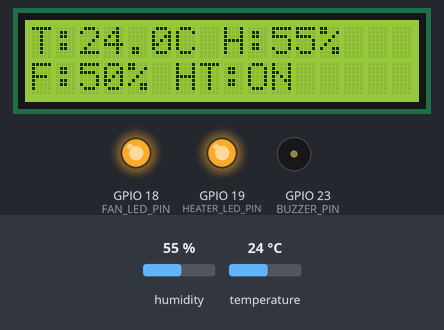
A sketch run on a simulated ESP32. Shown: 16×2 character LCD, output pins drawn as LEDs (lit = HIGH), buzzer (waves = sounding, pin HIGH). The test bench sets the inputs (shaded band); at power-on: humidity 55 %, temperature 24 °C. WiFi joins after 1.5 s; servers stay silent unless stated; uploads are accepted with an empty reply; what the sketch prints to the serial monitor is not drawn.

Above: at 5.8 s.
5.9 s: humidity set to 68 %
At 9.0 s:
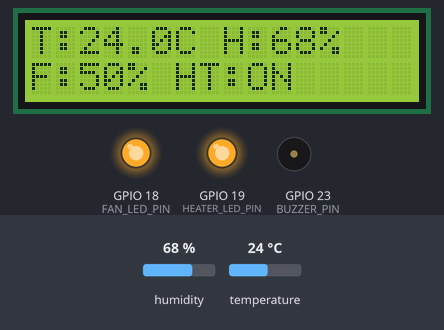
10.7 s: humidity set to 71 %
At 13.3 s:
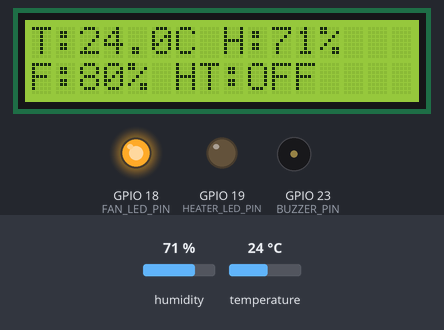
15.5 s: humidity set to 74 %
At 17.6 s:
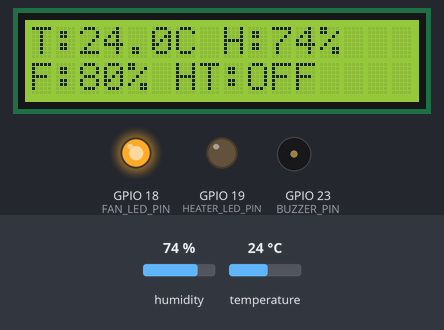
20.3 s: humidity set to 77 %
At 21.8 s:
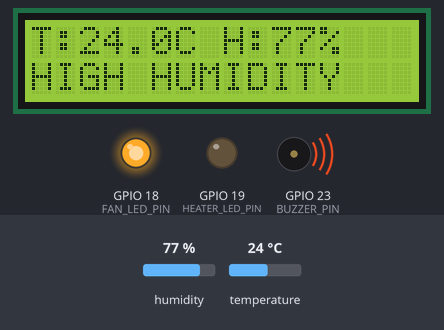
25.1 s: temperature set to 12 °C
At 27.7 s:
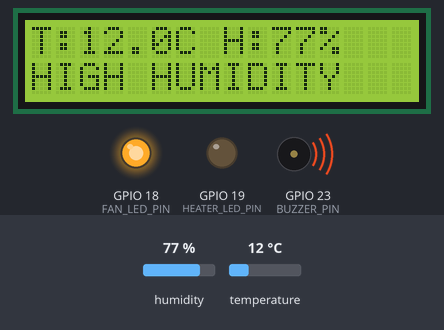
Timing chart, 0 to 29.2 s (numbered marks = the images above; inputs shaded):
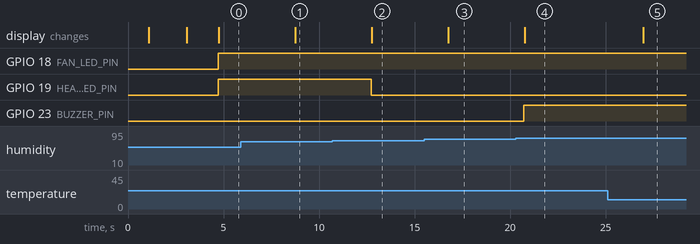

Measured:
- the behaviour switches between 69 and 70 % on humidity (found by bisection; images 1 and 2)
- the behaviour switches between 75 and 76 % on humidity (found by bisection; images 3 and 4)
- after the input at 5.9 s, the display: changes after 2.9 s (image 1)
- after the input at 10.7 s, GPIO 19 (HEATER_LED_PIN): HIGH → LOW after 2.0 s; the display: changes after 2.1 s (image 2)
- after the input at 15.5 s, the display: changes after 1.3 s (image 3)
- after the input at 20.3 s, GPIO 23 (BUZZER_PIN): LOW → HIGH after 0.42 s; the display: changes after 0.46 s (image 4)
- after the input at 25.1 s, the display: changes after 1.9 s (image 5)

The sketch:

surjaroma.ino
```cpp
#include <WiFi.h>
#include <HTTPClient.h>
#include <Wire.h>
#include <LiquidCrystal_I2C.h>
#include "DHT.h"

// =====================================================
// WIFI
// =====================================================

const char* WIFI_SSID = "WaiFaai";
const char* WIFI_PASSWORD = "Vedant@2006";

const char* SERVER_BASE_URL = "http://10.194.48.47:5000";

// =====================================================
// DEVICE
// =====================================================

const char* DEVICE_ID = "SURYAROMA-001";

String batchId = "BATCH-001";

// =====================================================
// DHT11
// =====================================================

#define DHT_PIN 4
#define DHT_TYPE DHT11

DHT dht(DHT_PIN, DHT_TYPE);

// =====================================================
// OUTPUT PINS
// =====================================================

#define FAN_LED_PIN 18
#define HEATER_LED_PIN 19
#define BUZZER_PIN 23

// =====================================================
// LCD
// =====================================================

LiquidCrystal_I2C lcd(0x27, 16, 2);

// =====================================================
// SENSOR VALUES
// =====================================================

float temperature = 0.0;
float humidity = 0.0;

int fanSpeed = 0;
bool heaterStatus = false;

// =====================================================
// SYSTEM STATUS
// =====================================================

String systemMode = "AUTO";

bool highTemperatureAlert = false;
bool highHumidityAlert = false;

// =====================================================
// FORCE SHUTDOWN
// =====================================================

bool forceShutdown = false;
bool buzzerState = false;
unsigned long lastBuzzerToggle = 0;
const unsigned long BUZZER_INTERVAL = 1000;

// =====================================================
// TIMERS
// =====================================================

unsigned long lastSensorRead = 0;
unsigned long lastServerSend = 0;
unsigned long lastCommandCheck = 0;

const unsigned long SENSOR_INTERVAL = 2000;
const unsigned long SEND_INTERVAL = 5000;
const unsigned long COMMAND_INTERVAL = 3000;


// =====================================================
// WIFI CONNECTION
// =====================================================

void connectWiFi() {

  Serial.println();
  Serial.println("Connecting to WiFi...");

  WiFi.mode(WIFI_STA);
  WiFi.disconnect(true);
  delay(100);

  WiFi.begin(WIFI_SSID, WIFI_PASSWORD);

  int attempts = 0;

  while (WiFi.status() != WL_CONNECTED && attempts < 30) {
    delay(500);
    Serial.print(".");
    attempts++;
  }

  Serial.println();

  if (WiFi.status() == WL_CONNECTED) {
    Serial.println("WiFi connected!");
    Serial.print("ESP32 IP: ");
    Serial.println(WiFi.localIP());
  } else {
    Serial.println("WiFi connection failed.");
    Serial.print("WiFi status: ");
    Serial.println(WiFi.status());
  }
}


// =====================================================
// LCD STARTUP
// =====================================================

void initializeLCD() {

  lcd.init();
  lcd.backlight();
  lcd.clear();

  lcd.setCursor(0, 0);
  lcd.print("IcyDry");

  lcd.setCursor(0, 1);
  lcd.print("Starting...");

  delay(2000);
  lcd.clear();
}


// =====================================================
// READ DHT11
// =====================================================

bool readSensors() {

  float newHumidity = dht.readHumidity();
  float newTemperature = dht.readTemperature();

  if (isnan(newHumidity) || isnan(newTemperature)) {

    Serial.println("DHT11 ERROR");

    lcd.clear();
    lcd.setCursor(0, 0);
    lcd.print("DHT11 ERROR");
    lcd.setCursor(0, 1);
    lcd.print("Check wiring");

    return false;
  }

  humidity = newHumidity;
  temperature = newTemperature;

  return true;
}


// =====================================================
// AUTOMATIC CONTROL
// =====================================================

void automaticControl() {

  highTemperatureAlert = false;
  highHumidityAlert = false;

  // Skip normal control if force shutdown is active
  if (forceShutdown) {
    return;
  }

  if (temperature > 50.0) {
    highTemperatureAlert = true;
    digitalWrite(BUZZER_PIN, HIGH);
  }

  if (humidity > 75.0) {
    highHumidityAlert = true;
    digitalWrite(BUZZER_PIN, HIGH);
  }

  if (temperature <= 50.0 && humidity <= 75.0) {
    digitalWrite(BUZZER_PIN, LOW);
  }

  if (temperature >= 50.0) {
    heaterStatus = false;
    digitalWrite(HEATER_LED_PIN, LOW);
    fanSpeed = 100;
    digitalWrite(FAN_LED_PIN, HIGH);
    Serial.println("!!! HIGH TEMPERATURE !!!");
  }
  else if (humidity >= 70.0) {
    fanSpeed = 80;
    digitalWrite(FAN_LED_PIN, HIGH);
    heaterStatus = false;
    digitalWrite(HEATER_LED_PIN, LOW);
    Serial.println("!!! HIGH HUMIDITY !!!");
  }
  else {
    if (temperature < 35.0) {
      heaterStatus = true;
      digitalWrite(HEATER_LED_PIN, HIGH);
      fanSpeed = 50;
      digitalWrite(FAN_LED_PIN, HIGH);
    }
    else if (temperature < 45.0) {
      heaterStatus = true;
      digitalWrite(HEATER_LED_PIN, HIGH);
      fanSpeed = 70;
      digitalWrite(FAN_LED_PIN, HIGH);
    }
    else {
      heaterStatus = false;
      digitalWrite(HEATER_LED_PIN, LOW);
      fanSpeed = 80;
      digitalWrite(FAN_LED_PIN, HIGH);
    }
  }
}


// =====================================================
// UPDATE LCD
// =====================================================

void updateLCD() {

  lcd.clear();

  if (forceShutdown) {
    lcd.setCursor(0, 0);
    lcd.print("!! FORCE SHUT !!");
    lcd.setCursor(0, 1);
    lcd.print("Shutdown Active!");
    return;
  }

  lcd.setCursor(0, 0);
  lcd.print("T:");
  lcd.print(temperature, 1);
  lcd.print("C ");
  lcd.print("H:");
  lcd.print(humidity, 0);
  lcd.print("%");

  lcd.setCursor(0, 1);

  if (highTemperatureAlert) {
    lcd.print("HIGH TEMP!");
  }
  else if (highHumidityAlert) {
    lcd.print("HIGH HUMIDITY");
  }
  else {
    lcd.print("F:");
    lcd.print(fanSpeed);
    lcd.print("% ");
    if (heaterStatus) {
      lcd.print("HT:ON");
    } else {
      lcd.print("HT:OFF");
    }
  }
}


// =====================================================
// SEND SENSOR DATA TO NODE SERVER
// =====================================================

void sendSensorData() {

  if (WiFi.status() != WL_CONNECTED) {
    Serial.println("WiFi disconnected.");
    connectWiFi();
    return;
  }

  HTTPClient http;

  String url = String(SERVER_BASE_URL) + "/api/sensors";
  http.begin(url);
  http.addHeader("Content-Type", "application/json");

  String json = "{";
  json += "\"deviceId\":\"";
  json += DEVICE_ID;
  json += "\",";
  json += "\"batchId\":\"";
  json += batchId;
  json += "\",";
  json += "\"temperature\":";
  json += String(temperature, 2);
  json += ",";
  json += "\"humidity\":";
  json += String(humidity, 2);
  json += ",";
  json += "\"fanSpeed\":";
  json += String(fanSpeed);
  json += ",";
  json += "\"heaterStatus\":";
  json += heaterStatus ? "true" : "false";
  json += ",";
  json += "\"systemMode\":\"";
  json += systemMode;
  json += "\"";
  json += "}";

  Serial.println();
  Serial.println("Sending sensor data:");
  Serial.println(json);

  int responseCode = http.POST(json);

  Serial.print("HTTP Response: ");
  Serial.println(responseCode);

  if (responseCode > 0) {
    String response = http.getString();
    Serial.println("Server response:");
    Serial.println(response);
  } else {
    Serial.print("HTTP Error: ");
    Serial.println(http.errorToString(responseCode));
  }

  http.end();
}


// =====================================================
// CHECK SERVER COMMANDS
// =====================================================

void checkServerCommands() {

  if (WiFi.status() != WL_CONNECTED) {
    return;
  }

  HTTPClient http;

  String url =
      String(SERVER_BASE_URL) +
      "/api/devices/" +
      DEVICE_ID +
      "/command";

  http.begin(url);

  int responseCode = http.GET();

  if (responseCode == 200) {

    String response = http.getString();

    Serial.println();
    Serial.println("Command from server:");
    Serial.println(response);

    // FAN
    if (response.indexOf("\"fan\":true") >= 0) {
      digitalWrite(FAN_LED_PIN, HIGH);
      fanSpeed = 100;
      Serial.println("FAN -> ON");
    }

    if (response.indexOf("\"fan\":false") >= 0) {
      digitalWrite(FAN_LED_PIN, LOW);
      fanSpeed = 0;
      Serial.println("FAN -> OFF");
    }

    // HEATER
    if (response.indexOf("\"heater\":true") >= 0) {
      if (temperature < 50.0) {
        digitalWrite(HEATER_LED_PIN, HIGH);
        heaterStatus = true;
        Serial.println("HEATER -> ON");
      }
    }

    if (response.indexOf("\"heater\":false") >= 0) {
      digitalWrite(HEATER_LED_PIN, LOW);
      heaterStatus = false;
      Serial.println("HEATER -> OFF");
    }

    // BUZZER + FORCE SHUTDOWN
    if (response.indexOf("\"buzzer\":true") >= 0) {
      forceShutdown = true;
      lastBuzzerToggle = millis();
      Serial.println("FORCE SHUTDOWN ACTIVATED");
    }

    if (response.indexOf("\"buzzer\":false") >= 0) {
      forceShutdown = false;
      digitalWrite(BUZZER_PIN, LOW);
      buzzerState = false;
      Serial.println("FORCE SHUTDOWN CANCELLED");
    }
  }

  http.end();
}


// =====================================================
// PRINT SENSOR DATA
// =====================================================

void printSensorData() {

  Serial.println();
  Serial.println("==============================");

  Serial.print("Device: ");
  Serial.println(DEVICE_ID);

  Serial.print("Batch: ");
  Serial.println(batchId);

  Serial.print("Temperature: ");
  Serial.print(temperature);
  Serial.println(" C");

  Serial.print("Humidity: ");
  Serial.print(humidity);
  Serial.println(" %");

  Serial.print("Fan: ");
  Serial.print(fanSpeed);
  Serial.println(" %");

  Serial.print("Heater: ");
  if (heaterStatus) {
    Serial.println("ON");
  } else {
    Serial.println("OFF");
  }

  if (forceShutdown) {
    Serial.println("STATUS: FORCE SHUTDOWN ACTIVE");
  }

  Serial.print("WiFi: ");
  if (WiFi.status() == WL_CONNECTED) {
    Serial.println("CONNECTED");
  } else {
    Serial.println("DISCONNECTED");
  }

  Serial.println("==============================");
}


// =====================================================
// SETUP
// =====================================================

void setup() {

  Serial.begin(115200);
  delay(1000);

  pinMode(FAN_LED_PIN, OUTPUT);
  pinMode(HEATER_LED_PIN, OUTPUT);
  pinMode(BUZZER_PIN, OUTPUT);

  digitalWrite(FAN_LED_PIN, LOW);
  digitalWrite(HEATER_LED_PIN, LOW);
  digitalWrite(BUZZER_PIN, LOW);

  dht.begin();

  Wire.begin(21, 22);
  initializeLCD();

  connectWiFi();

  Serial.println();
  Serial.println("==============================");
  Serial.println("       IcyDry ESP32");
  Serial.println("==============================");
}


// =====================================================
// LOOP
// =====================================================

void loop() {

  unsigned long now = millis();

  // ---------------------------------------------------
  // BUZZER TOGGLE (FORCE SHUTDOWN)
  // ---------------------------------------------------

  if (forceShutdown) {
    if (now - lastBuzzerToggle >= BUZZER_INTERVAL) {
      lastBuzzerToggle = now;
      buzzerState = !buzzerState;
      digitalWrite(BUZZER_PIN, buzzerState ? HIGH : LOW);
    }
  }

  // ---------------------------------------------------
  // READ SENSOR
  // ---------------------------------------------------

  if (now - lastSensorRead >= SENSOR_INTERVAL) {
    lastSensorRead = now;

    if (readSensors()) {
      automaticControl();
      updateLCD();
      printSensorData();
    }
  }

  // ---------------------------------------------------
  // SEND DATA TO SERVER
  // ---------------------------------------------------

  if (now - lastServerSend >= SEND_INTERVAL) {
    lastServerSend = now;
    sendSensorData();
  }

  // ---------------------------------------------------
  // CHECK SERVER COMMANDS
  // ---------------------------------------------------

  if (now - lastCommandCheck >= COMMAND_INTERVAL) {
    lastCommandCheck = now;
    checkServerCommands();
  }
}
```
